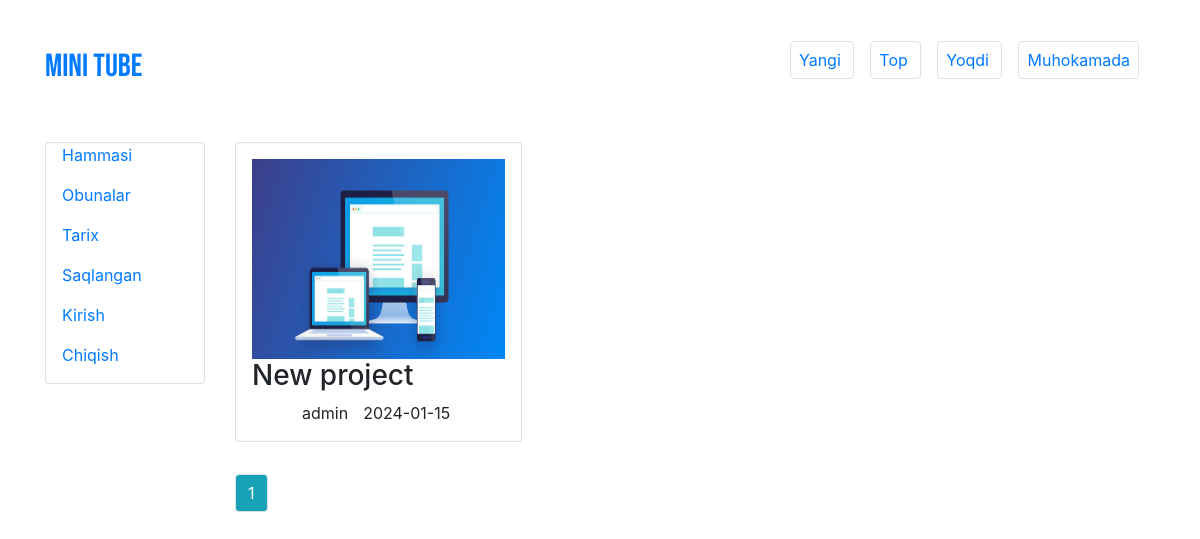
Page /?page=2 on the earlier database version.
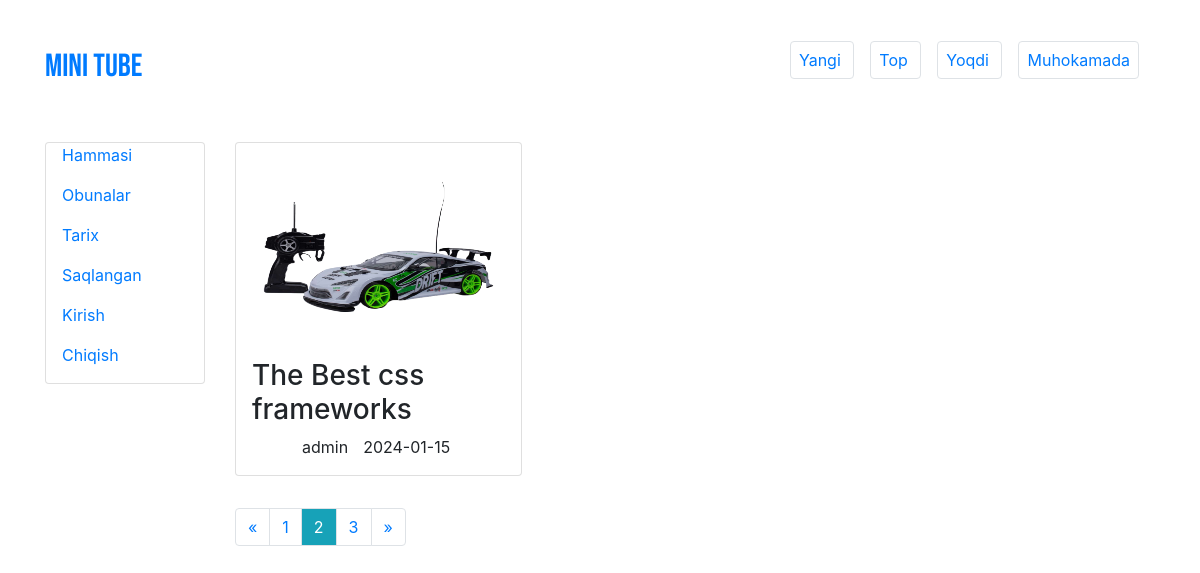
Same page on the later database version.
### main/models.py (models this page shows)
class VideoContent(models.Model):
    author = models.ForeignKey(User, related_name='videos', on_delete=models.CASCADE)
    category = models.ForeignKey(Category, related_name='videos', on_delete=models.PROTECT)
    title = models.CharField(max_length=255)
    file = models.FileField(upload_to="videos", blank=True)
    image = models.ImageField(upload_to="images", blank=True)
    video_url = models.URLField(max_length=255, blank=True)
    text = models.TextField(max_length=500)
    likes = models.PositiveBigIntegerField(default=0)
    dislikes = models.PositiveBigIntegerField(default=0)
    views = models.PositiveBigIntegerField(default=0)
    comments_count = models.PositiveBigIntegerField(default=0)
    reg_date = models.DateTimeField(auto_now_add=True)

### accounts/models.py (models this page shows)
class User(AbstractUser):
    phone = models.CharField(max_length=13, verbose_name="Phone" , blank=True)
    image = models.ImageField(upload_to="user_images")
    followings = models.ManyToManyField('self')
    liked_videos = models.ManyToManyField('main.VideoContent', related_name="user_liked_videos")
    watched_videos = models.ManyToManyField('main.VideoContent')

### main/views.py (the view)
# urls.py: path('',  HomeView.as_view(), name="home"),
class HomeView(View):
    def get(self, request, *args, **kwargs):
        page = 1
        if request.GET.get("page"):
            page = int(request.GET.get("page"))
        videos = VideoContent.objects.all()
        paginator = Paginator(videos , 1)
        page_objects = paginator.get_page( page )
        print()
        print(page_objects.object_list)
        print()
        context = {'videos': page_objects.object_list ,"page_objects":page_objects, 'paginator': paginator}
        return render(request, "index.html", context )

### templates/index.html (shortened to what this page needs)
<!DOCTYPE html>
<html lang="en">
<head>
    <link rel="stylesheet" href="/static/bootstrap.css">
<link rel="stylesheet" href="https://cdnjs.cloudflare.com/ajax/libs/font-awesome/6.5.1/css/all.min.css" />
</head>
<body>
    <main>
        <div class="container">
           <nav class="pt-5 d-flex justify-content-between">
                <a href="#" class="logo"> <h2> Mini Tube </h2> </a>
                <div class="filter">
                    <a href="#" class="p-2 border rounded mr-3"> Yangi </a>
                    <a href="#" class="p-2 border rounded mr-3"> Top </a>
                    <a href="#" class="p-2 border rounded mr-3"> Yoqdi </a>
                    <a href="#" class="p-2 border rounded mr-3"> Muhokamada </a>
                </div>
           </nav>
        </div>
        <div class="container mt-5">
            <div class="row">
                <div class="col-md-2">
                    <div class="card pl-3">
                        <p><a href="#"> Hammasi  </a></p>
                        <p><a href="#"> Obunalar  </a></p>
                        <p><a href="#"> Tarix  </a></p>
                        <p><a href="#"> Saqlangan  </a></p>
                        <p><a href="#"> Kirish  </a></p>
                        <p><a href="#"> Chiqish  </a></p>
                    </div>
                </div>
                <div class="col-md-10">
                    <div class="row">
                        {% for v in videos %}
                        <div class="col-md-4 mb-2">
                            <div class="card p-3">
                                <img src="{{ v.image.url }}" height="200px" alt="">
                                <h3> {{ v.title }} </h3>
                                <div class="author d-flex align-items-center">
                                    <span style="margin-left: 10px;"> {{ v.author }} </span>
                                    <span style="margin-left: 15px;">2024-01-15</span>
                                </div>
                            </div>
                        </div>
                        {% endfor %}
                        <nav aria-label="Page navigation example" class="col-md-12 mt-4">
                            <ul class="pagination">
                                {% if page_objects.has_previous %}
                              <li class="page-item">
                                <a class="page-link" href="?page={{ page_objects.previous_page_number   }}" aria-label="Previous">
                                  <span aria-hidden="true">«</span>
                                </a>
                              </li>
                              <li class="page-item"><a   href="?page={{ page_objects.previous_page_number   }}" class="page-link" href="#">{{ page_objects.previous_page_number   }}</a></li>
                              {% endif %}
                              <li class="page-item"><a class="page-link bg-info text-white"  href="#">
                                  {{ page_objects.number  }}
                                </a></li>
                                {% if page_objects.has_next %}
                                <li class="page-item"><a   href="?page={{ page_objects.next_page_number   }}" class="page-link" href="#">{{ page_objects.next_page_number   }}</a></li>
                              <li class="page-item">
                                <a class="page-link" href="?page={{ page_objects.next_page_number   }}" aria-label="Next">
                                  <span aria-hidden="true">»</span>
                                </a>
                              </li>
                              {% endif %}
                            </ul>
                          </nav>
                    </div>
                </div>
            </div>
        </div>
    </main>
</body>
</html>

### templates/index.html (style rules this page uses)
.logo { font-family: 'Bebas Neue', sans-serif; }

Differences in the rows shown:
no longer on this page (row unchanged): VideoContent: image (picture), title "New project", author "admin"
added VideoContent: image (picture), title "The Best css frameworks", author "admin"
Other differences:
{{ page_objects.previous_page_number }}: (not shown) → "1"
{{ page_objects.number }}: "1" → "2"
{{ page_objects.next_page_number }}: (not shown) → "3"
